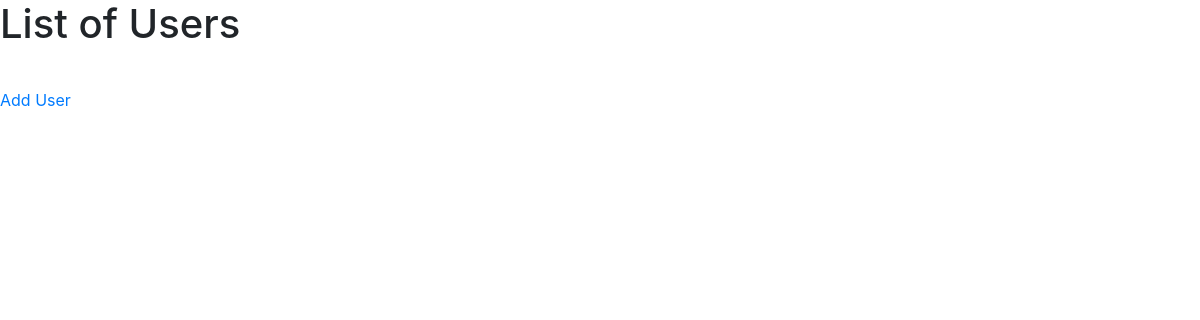
Before: /list_users with the older database file.
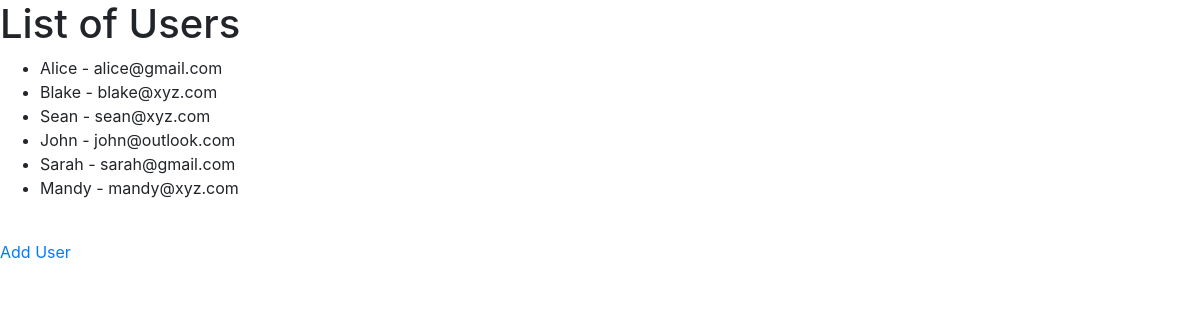
After: the same page with the newer database file.
### data_models.py (models this page shows, shortened)
class User(db.Model):
    __tablename__ = 'users'
    id = db.Column(db.Integer, primary_key=True, autoincrement=True)  # primary key, autoincrement
    username = db.Column(db.String(100), nullable=False)  # stores the user's username
    email = db.Column(db.String(100), nullable=False, unique=True)  # stores the user's email
    password = db.Column(db.String(100), nullable=False)  # stores the user's password
    favorite_movies = db.relationship("Movie", secondary="user_movie",
                                      back_populates="favorited_by")

### app.py (the view)
@app.route('/list_users')
def list_users():
    users = data_manager.list_all_users()
    return render_template('list_users.html', users=users)

### datamanager/sqlite_data_manager.py (called while the page is built)
    def list_all_users(self):
        return User.query.all()

### templates/list_users.html (shortened to what this page needs)
<!DOCTYPE html>
<html>
<head>
    <link rel="stylesheet" href="https://stackpath.bootstrapcdn.com/bootstrap/4.3.1/css/bootstrap.min.css">
</head>
<body>
    <h1>List of Users</h1>
    <ul>
        {% for user in users %}
            <li>{{ user.username }} - {{ user.email }}</li>
        {% endfor %}
    </ul>
    <br>
    <a href="/add_user" target="_blank">Add User</a>
</body>
</html>

Changed rows visible on the page:
added User: username "Alice", email "alice@gmail.com"
added User: username "Blake", email "blake@xyz.com"
added User: username "Sean", email "sean@xyz.com"
added User: username "John", email "john@outlook.com"
added User: username "Sarah", email "sarah@gmail.com"
added User: username "Mandy", email "mandy@xyz.com"
